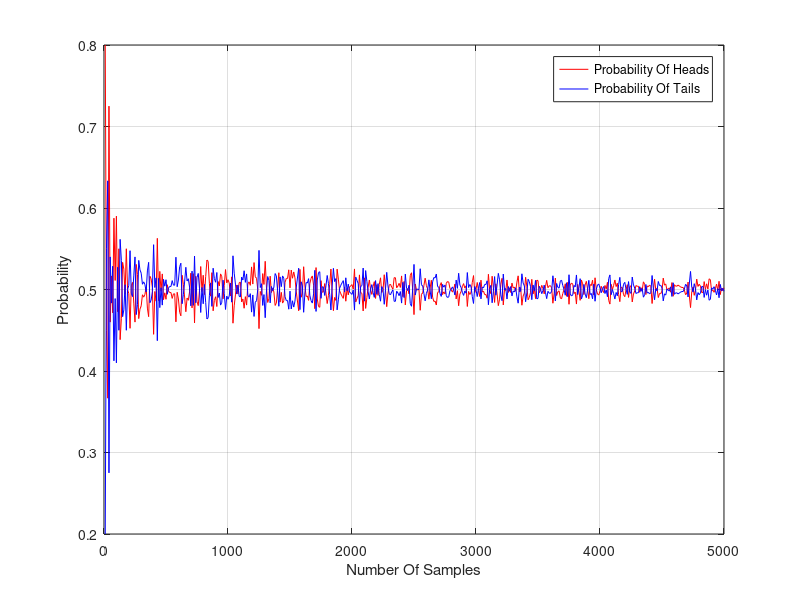

MATLAB code for this plot:
clc; 
clearvars;
close all;

% number smaller than 0.5 is heads 
% number greater than 0.5 is tails

n = 10; % number of repetitions

res = rand(n, 1); % generate values in [0, 1] from Uniform
tails = 0;

for k = 1:length(res)
    if res(k) > 0.5
        tails = tails + 1;
    end
end

prob = tails / n;
fprintf("Probability of tails : %f\n", prob);

n = 10:10:5000;
len = length(n);
heads = zeros(len, 1);
tails = zeros(len, 1);
prob_heads = zeros(len, 1);
prob_tails = zeros(len, 1);

for i=1:len
    res = rand(n(i), 1); % creating a column vector from Uniform 
    % length(res)
    for k=1:length(res)
        if res(k) > 0.5
            tails(i, 1) = tails(i, 1) + 1; % Adding values to tails vector
        else
            heads(i, 1) = heads(i, 1) + 1; % Adding values to heads vector
        end
    end
    prob_heads(i, 1) = heads(i, 1) / n(i); % calculating the probability
    prob_tails(i, 1) = tails(i, 1) / n(i);
end


% Graph Plotting
plot(n, prob_heads, 'r')
grid on;
hold on;
plot(n, prob_tails, 'b')
legend("Probability Of Heads", "Probability Of Tails");
xlabel('Number Of Samples')
ylabel('Probability')


